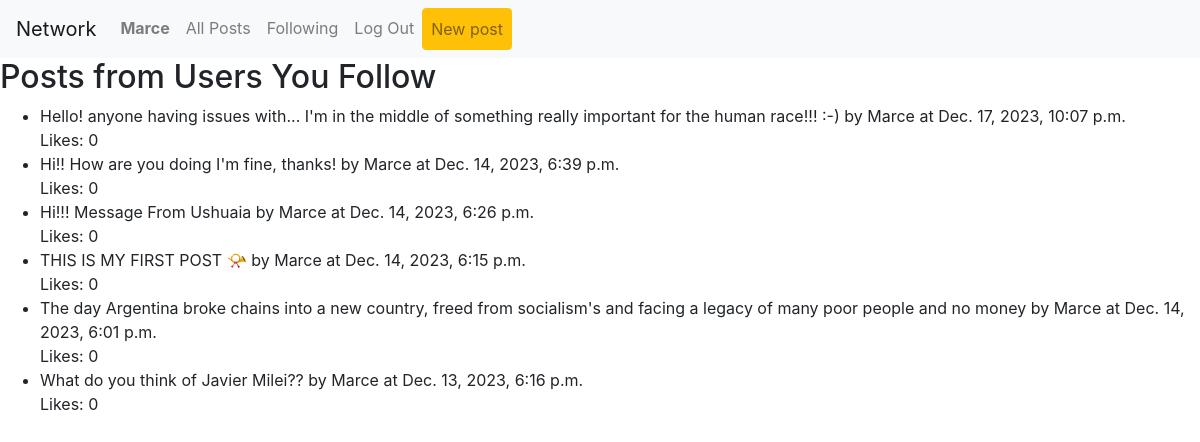
The app's page /following/ (signed in) with its own data.
### network/models.py (models this page shows, shortened)
class User(AbstractUser):
    pass
    def __str__(self):
        return f"{self.username}"

class Post(models.Model):
    post = models.CharField(max_length=280, null=True, blank=True)
    created_by = models.ForeignKey(User, on_delete=models.CASCADE)
    created_date = models.DateTimeField(auto_now_add=True)
    likes = models.ManyToManyField(User, blank=True, related_name="liked_user", verbose_name="Likes")

### network/views.py (the view)
# urls.py: path('following/', views.following_posts, name="following"),
@login_required
def following_posts(request):
    user_profile = UserProfile.objects.get(user=request.user)
    following_users = user_profile.following_users.all()
    posts = Post.objects.filter(created_by__in=following_users).order_by("-created_date")
    return render(request, 'network/following.html', {'posts': posts})

### network/templates/network/following.html
{% extends "network/layout.html" %}
{% block body %}
<h2>Posts from Users You Follow</h2>
{% if posts %}
  <ul>
    {% for post in posts %}
      <li>
        {{ post.post }} by {{ post.created_by }} at {{ post.created_date }}
        <br>
        Likes: {{ post.likes.count }}
      </li>
    {% endfor %}
  </ul>
{% else %}
  <p>No posts available.</p>
{% endif %}
{% endblock %}

### network/templates/network/layout.html (shortened to what this page needs)
{% load static %}
<!DOCTYPE html>
<html lang="en">
    <head>
        <link rel="stylesheet" href="https://stackpath.bootstrapcdn.com/bootstrap/4.4.1/css/bootstrap.min.css">
        <link href="{% static 'network/styles.css' %}" rel="stylesheet">
    </head>
    <body>
        <nav class="navbar navbar-expand-lg navbar-light bg-light">
            <a class="navbar-brand" href="#">Network</a>
            <div>
              <ul class="navbar-nav mr-auto">
                {% if user.is_authenticated %}
                    <li class="nav-item">
                        <a class="nav-link" href="{% url 'network:profile' request.user.username %}"><strong>{{ user.username }}</strong></a>
                    </li>
                {% endif %}
                <li class="nav-item">
                  <a class="nav-link" href="{% url 'network:allposts' %}">All Posts</a>
                </li>
                {% if user.is_authenticated %}
                    <li class="nav-item">
                        <a class="nav-link" href="{% url 'network:following' %}">Following</a>
                    </li>
                    <li class="nav-item">
                        <a class="nav-link" href="{% url 'network:logout' %}">Log Out</a>
                    </li>
                    <li class="nav-item">
                        <a class="nav-link btn btn-warning" href="{% url 'network:create' %}">New post</a>
                    </li>
                {% endif %}
              </ul>
            </div>
          </nav>
        <div class="body">
            {% block body %}
            {% endblock %}
        </div>
    </body>
</html>

### records on screen
User: username "Marce"
Post: post "Hello! anyone having issues with... I'm in the middle of something really important for the human race!!! :-)", created_by "Marce", created_date "Dec. 17, 2023, 10:07 p.m.", likes.count "0"
Post: post "Hi!! How are you doing I'm fine, thanks!", created_by "Marce", created_date "Dec. 14, 2023, 6:39 p.m.", likes.count "0"
Post: post "Hi!!! Message From Ushuaia", created_by "Marce", created_date "Dec. 14, 2023, 6:26 p.m.", likes.count "0"
Post: post "THIS IS MY FIRST POST 📯", created_by "Marce", created_date "Dec. 14, 2023, 6:15 p.m.", likes.count "0"
Post: post "The day Argentina broke chains into a new country, freed from socialism's and facing a legacy of many poor people and no money", created_by "Marce", created_date "Dec. 14, 2023, 6:01 p.m.", likes.count "0"
Post: post "What do you think of Javier Milei??", created_by "Marce", created_date "Dec. 13, 2023, 6:16 p.m.", likes.count "0"
